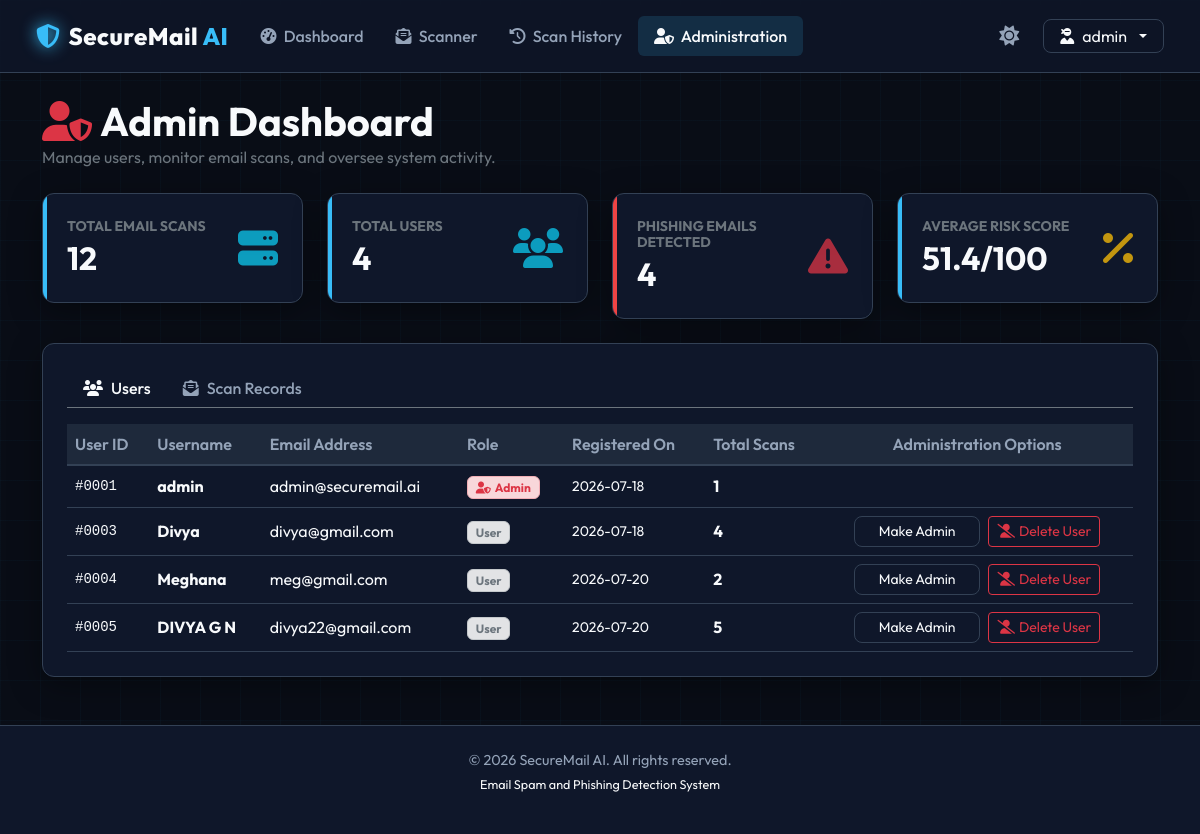
The page /admin/dashboard (signed in) on the database its author committed.
### app/models.py (models this page shows, shortened)
class User(db.Model, UserMixin):
    __tablename__ = 'users'
    id = db.Column(db.Integer, primary_key=True)
    username = db.Column(db.String(64), unique=True, nullable=False)
    email = db.Column(db.String(120), unique=True, nullable=False)
    password_hash = db.Column(db.String(256), nullable=False)
    role = db.Column(db.String(20), default='user')  # 'user' or 'admin'
    created_at = db.Column(db.DateTime, default=datetime.utcnow)
    scans = db.relationship('Scan', backref='user', lazy=True, cascade="all, delete-orphan")
    @property
    def is_admin(self):
        return self.role == 'admin'

### app/admin.py (the view)
@admin_bp.route('/dashboard')
def dashboard():
    total_users = User.query.count()
    total_scans = Scan.query.count()
    safe_scans = Scan.query.filter_by(prediction='Safe').count()
    spam_scans = Scan.query.filter_by(prediction='Spam').count()
    phish_scans = Scan.query.filter_by(prediction='Phishing').count()
    users = db.session.query(
        User,
        func.count(Scan.id).label('scan_count')
    ).outerjoin(Scan).group_by(User.id).all()
    scans = Scan.query.order_by(Scan.created_at.desc()).limit(10).all()
    avg_risk = db.session.query(func.avg(Scan.risk_score)).scalar()
    avg_risk = round(avg_risk, 1) if avg_risk is not None else 0.0
    return render_template(
        'admin.html',
        total_users=total_users,
        total_scans=total_scans,
        safe_scans=safe_scans,
        spam_scans=spam_scans,
        phish_scans=phish_scans,
        users=users,
        scans=scans,
        avg_risk=avg_risk
    )

### app/__init__.py (called while the page is built)
@login_manager.user_loader
def load_user(user_id):
    return User.query.get(int(user_id))

### app/admin.py (called while the page is built)
@admin_bp.before_request
@login_required
def require_admin():
    if not current_user.is_admin:
        abort(403)

### app/templates/admin.html (shortened to what this page needs)
{% extends "base.html" %}
{% block content %}
<div class="mb-4">
    <h1 class="fw-bold m-0" style="font-family: 'Outfit';"><i class="fa-solid fa-user-shield me-2 text-danger"></i>Admin Dashboard</h1>
    <p class="text-secondary m-0">Manage users, monitor email scans, and oversee system activity.</p>
</div>
<div class="row g-4 mb-4">
    <div class="col-sm-6 col-md-3">
        <div class="cyber-card card-accent">
            <div class="d-flex align-items-center justify-content-between">
                <div>
                    <h6 class="text-secondary fw-bold text-uppercase small mb-1">Total Email Scans</h6>
                    <h2 class="fw-bold mb-0">{{ total_scans }}</h2>
                </div>
                <div class="fs-1 text-info opacity-75">
                    <i class="fa-solid fa-server"></i>
                </div>
            </div>
        </div>
    </div>
    <div class="col-sm-6 col-md-3">
        <div class="cyber-card card-accent">
            <div class="d-flex align-items-center justify-content-between">
                <div>
                    <h6 class="text-secondary fw-bold text-uppercase small mb-1">Total Users</h6>
                    <h2 class="fw-bold mb-0">{{ total_users }}</h2>
                </div>
                <div class="fs-1 text-info opacity-75">
                    <i class="fa-solid fa-users"></i>
                </div>
            </div>
        </div>
    </div>
    <div class="col-sm-6 col-md-3">
        <div class="cyber-card card-phish">
            <div class="d-flex align-items-center justify-content-between">
                <div>
                    <h6 class="text-secondary fw-bold text-uppercase small mb-1">Phishing Emails Detected</h6>
                    <h2 class="fw-bold mb-0">{{ phish_scans }}</h2>
                </div>
                <div class="fs-1 text-danger opacity-75">
                    <i class="fa-solid fa-triangle-exclamation"></i>
                </div>
            </div>
        </div>
    </div>
    <div class="col-sm-6 col-md-3">
        <div class="cyber-card card-accent">
            <div class="d-flex align-items-center justify-content-between">
                <div>
                    <h6 class="text-secondary fw-bold text-uppercase small mb-1">Average Risk Score</h6>
                    <h2 class="fw-bold mb-0">{{ avg_risk }}/100</h2>
                </div>
                <div class="fs-1 text-warning opacity-75">
                    <i class="fa-solid fa-percent"></i>
                </div>
            </div>
        </div>
    </div>
</div>
<div class="cyber-card mb-4">
    <ul class="nav nav-tabs border-secondary mb-3" id="adminTabs" role="tablist">
        <li class="nav-item" role="presentation">
            <button class="nav-link active text-light bg-transparent border-0" id="users-tab" data-bs-toggle="tab" data-bs-target="#users" type="button" role="tab" aria-controls="users" aria-selected="true">
                <i class="fa-solid fa-users me-2"></i>Users
            </button>
        </li>
        <li class="nav-item" role="presentation">
            <button class="nav-link text-light bg-transparent border-0" id="scans-tab" data-bs-toggle="tab" data-bs-target="#scans" type="button" role="tab" aria-controls="scans" aria-selected="false">
                <i class="fa-solid fa-envelope-open-text me-2"></i>Scan Records
            </button>
        </li>
    </ul>
    <div class="tab-content" id="adminTabsContent">
        <div class="tab-pane fade show active" id="users" role="tabpanel" aria-labelledby="users-tab">
            <div class="table-responsive">
                <table class="table cyber-table table-hover mb-0">
                    <thead>
                        <tr>
                            <th>User ID</th>
                            <th>Username</th>
                            <th>Email Address</th>
                            <th>Role</th>
                            <th>Registered On</th>
                            <th>Total Scans</th>
                            <th class="text-center">Administration Options</th>
                        </tr>
                    </thead>
                    <tbody>
                        {% for user, scan_count in users %}
                            <tr>
                                <td class="font-monospace text-secondary small">#{{ "%04d"|format(user.id) }}</td>
                                <td class="fw-bold">{{ user.username }}</td>
                                <td>{{ user.email }}</td>
                                <td>
                                    {% if user.role == 'admin' %}
                                        <span class="badge bg-danger-subtle text-danger border border-danger-subtle"><i class="fa-solid fa-user-shield me-1"></i>Admin</span>
                                    {% else %}
                                        <span class="badge bg-secondary-subtle text-secondary border border-secondary-subtle">User</span>
                                    {% endif %}
                                </td>
                                <td class="small text-secondary">{{ user.created_at.strftime('%Y-%m-%d') }}</td>
                                <td class="fw-bold text-info">{{ scan_count }}</td>
                                <td class="text-center">
                                    <div class="d-flex justify-content-center gap-2">
                                        {% if user.role != 'admin' %}
                                            <form method="POST" action="{{ url_for('admin.promote_user', user_id=user.id) }}">
                                                <button type="submit" class="btn btn-outline-cyber btn-sm py-1">Make Admin</button>
                                            </form>
                                        {% endif %}
                                        {% if user.id != current_user.id %}
                                            <form method="POST" action="{{ url_for('admin.delete_user', user_id=user.id) }}" onsubmit="return confirm('Are you sure you want to permanently delete user account \'{{ user.username }}\' and all associated scan history?');">
                                                <button type="submit" class="btn btn-outline-danger btn-sm py-1"><i class="fa-solid fa-user-slash me-1"></i>Delete User</button>
                                            </form>
                                        {% endif %}
                                    </div>
                                </td>
                            </tr>
                        {% endfor %}
                    </tbody>
                </table>
            </div>
        </div>
    </div>
</div>
{% endblock %}

### app/templates/base.html (shortened to what this page needs)
<!DOCTYPE html>
<html lang="en" data-theme="dark">
<head>
    <link href="https://cdn.jsdelivr.net/npm/bootstrap@5.3.3/dist/css/bootstrap.min.css" rel="stylesheet">
    <link rel="stylesheet" href="https://cdnjs.cloudflare.com/ajax/libs/font-awesome/6.5.1/css/all.min.css">
    <link rel="stylesheet" href="{{ url_for('static', filename='css/style.css') }}">
</head>
<body>
    <nav class="navbar navbar-expand-lg navbar-custom sticky-top">
        <div class="container-fluid">
            <a class="navbar-brand d-flex align-items-center" href="{{ url_for('index') }}">
                <i class="fa-solid fa-shield-halved brand-icon me-2"></i>
                <span>SecureMail <span style="color: var(--accent);">AI</span></span>
            </a>
            <div class="collapse navbar-collapse" id="navbarText">
                <ul class="navbar-nav me-auto mb-2 mb-lg-0">
                    {% if current_user.is_authenticated %}
                        <li class="nav-item">
                            <a class="nav-link {% if request.endpoint == 'dashboard.home' %}active{% endif %}" href="{{ url_for('dashboard.home') }}">
                                <i class="fa-solid fa-gauge-high me-1"></i> Dashboard
                            </a>
                        </li>
                        <li class="nav-item">
                            <a class="nav-link {% if request.endpoint == 'scanner.scan' %}active{% endif %}" href="{{ url_for('scanner.scan') }}">
                                <i class="fa-solid fa-envelope-open-text me-1"></i> Scanner
                            </a>
                        </li>
                        <li class="nav-item">
                            <a class="nav-link {% if request.endpoint == 'scanner.history' %}active{% endif %}" href="{{ url_for('scanner.history') }}">
                                <i class="fa-solid fa-clock-rotate-left me-1"></i> Scan History
                            </a>
                        </li>
                        {% if current_user.is_admin %}
                            <li class="nav-item">
                                <a class="nav-link {% if request.endpoint == 'admin.dashboard' %}active{% endif %}" href="{{ url_for('admin.dashboard') }}">
                                    <i class="fa-solid fa-user-shield me-1"></i> Administration
                                </a>
                            </li>
                        {% endif %}
                    {% endif %}
                </ul>
                <div class="d-flex align-items-center gap-3">
                    <span id="theme-toggle" class="theme-switch-btn fs-5 px-2">
                        <i id="theme-icon" class="fa-solid fa-sun"></i>
                    </span>
                    {% if current_user.is_authenticated %}
                        <div class="dropdown">
                            <a class="btn btn-outline-cyber dropdown-toggle py-1 px-3 d-flex align-items-center gap-2" href="#" role="button" id="profileDropdown" data-bs-toggle="dropdown" aria-expanded="false">
                                <i class="fa-solid fa-user-ninja"></i>
                                <span>{{ current_user.username }}</span>
                            </a>
                        </div>
                    {% else %}
                        <a href="{{ url_for('auth.login') }}" class="btn btn-outline-cyber py-1 px-3">Login</a>
                        <a href="{{ url_for('auth.register') }}" class="btn btn-cyber py-1 px-3">Register</a>
                    {% endif %}
                </div>
            </div>
        </div>
    </nav>
    <main class="container my-4">
        {% block content %}{% endblock %}
    </main>
    <footer class="mt-auto">
        <div class="container text-center">
            <p class="mb-1">&copy; 2026 SecureMail AI. All rights reserved.</p>
            <p class="small text-light">
                Email Spam and Phishing Detection System
            </p>
        </div>
    </footer>
</body>
</html>

### app/static/css/style.css (style rules this page uses)
:root { --bg-primary: #090d16; --bg-secondary: #0f172a; --bg-tertiary: #1e293b; --text-primary: #f8fafc; --text-secondary: #94a3b8; --accent: #38bdf8; --accent-glow: rgba(56, 189, 248, 0.15); --border-color: #334155; --safe: #10b981; --safe-bg: rgba(16, 185, 129, 0.1); --spam: #f59e0b; --spam-bg: rgba(245, 158, 11, 0.1); --phish: #ef4444; --phish-bg: rgba(239, 68, 68, 0.1); --font-sans: 'Outfit', -apple-system, BlinkMacSystemFont, "Segoe UI", Roboto, sans-serif; --font-mono: 'JetBrains Mono', monospace; --card-shadow: 0 8px 32px 0 rgba(0, 0, 0, 0.37); --transition: all 0.3s cubic-bezier(0.4, 0, 0.2, 1); }
body { background-color: var(--bg-primary); color: var(--text-primary); font-family: var(--font-sans); transition: var(--transition); min-height: 100vh; display: flex; flex-direction: column; overflow-x: hidden; }
main { flex: 1; }
.navbar-custom { background-color: rgba(15, 23, 42, 0.8) !important; backdrop-filter: blur(12px); border-bottom: 1px solid var(--border-color); padding: 0.8rem 1.5rem; }
.navbar-brand { font-weight: 800; letter-spacing: 0.5px; font-size: 1.5rem; color: var(--text-primary) !important; }
.brand-icon { color: var(--accent); filter: drop-shadow(0 0 8px var(--accent)); }
.nav-link { color: var(--text-secondary) !important; font-weight: 500; transition: var(--transition); border-radius: 6px; padding: 0.5rem 1rem !important; }
.nav-link:hover, .nav-link.active { color: var(--text-primary) !important; background-color: var(--accent-glow); }
.cyber-card { background-color: var(--bg-secondary); border: 1px solid var(--border-color); border-radius: 12px; padding: 1.5rem; box-shadow: var(--card-shadow); transition: var(--transition); position: relative; overflow: hidden; }
.cyber-card::before { content: ''; position: absolute; top: 0; left: 0; width: 4px; height: 100%; background: transparent; transition: var(--transition); }
.cyber-card.card-phish::before { background: var(--phish); }
.cyber-card.card-accent::before { background: var(--accent); }
.btn-outline-cyber { background-color: transparent; color: var(--text-primary); border: 1px solid var(--border-color); padding: 0.6rem 1.5rem; border-radius: 8px; transition: var(--transition); }
.cyber-table { color: var(--text-primary); border-color: var(--border-color); }
.cyber-table th { background-color: var(--bg-tertiary); color: var(--text-secondary); font-weight: 600; border-bottom: 2px solid var(--border-color); }
.cyber-table td { background-color: var(--bg-secondary) !important; color: var(--text-primary) !important; border-bottom: 1px solid var(--border-color); vertical-align: middle; }
.cyber-table td a, .cyber-table td span, .cyber-table td strong, .cyber-table td div { color: var(--text-primary); }
.theme-switch-btn { cursor: pointer; color: var(--text-secondary); transition: var(--transition); }
footer { background-color: var(--bg-secondary); border-top: 1px solid var(--border-color); padding: 1.5rem 0; color: var(--text-secondary); font-size: 0.9rem; }

### rows shown on the page
User: username "admin", id "0001", email "admin@securemail.ai", role "admin" (drawn), created_at "2026-07-18", id "1"
User: id "0003", username "Divya", email "divya@gmail.com", role "User", created_at "2026-07-18", scan_count "4"
User: id "0004", username "Meghana", email "meg@gmail.com", role "User", created_at "2026-07-20", scan_count "2"
User: id "0005", username "DIVYA G N", email "divya22@gmail.com", role "User", created_at "2026-07-20", id "5"

### other values the page prints
{{ total_scans }} "12"
{{ total_users }} "4"
{{ phish_scans }} "4"
{{ avg_risk }} "51.4"
